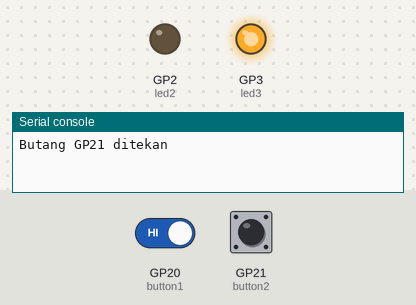
Bench run of a program on a simulated Raspberry Pi Pico running CircuitPython. On the bench: output pins drawn as LEDs (lit = HIGH), the last lines printed to the serial console. The inputs (shaded band) are chosen by the test bench; at power-on: GP21 (button2) LOW, GP20 (button1) HIGH.

Above: at 1.2 s.
1.3 s: GP21 (button2) pulled HIGH for 0.15 s
At 1.37 s:
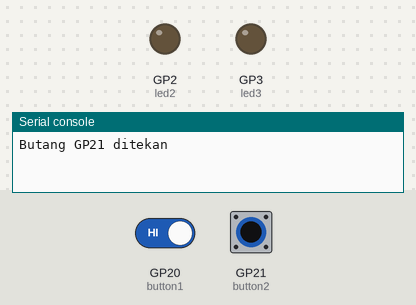
2.9 s: GP21 (button2) pulled HIGH for 3.2 s
At 7.0 s:
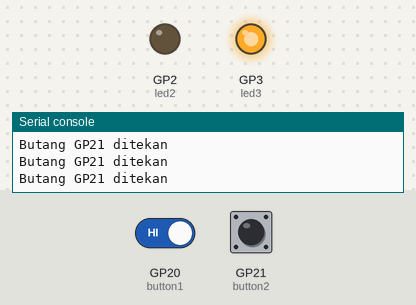
7.6 s: GP20 (button1) driven LOW and GP21 (button2) driven HIGH
At 8.2 s:
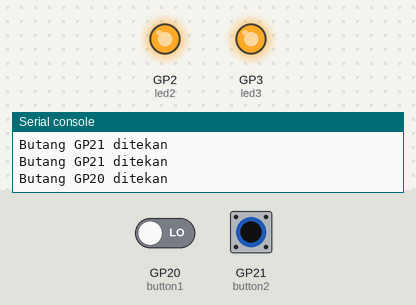
9.1 s: GP20 (button1) driven HIGH
At 9.6 s:
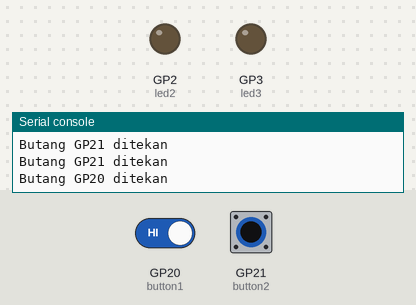
10.6 s: GP20 (button1) driven LOW
At 11.6 s:
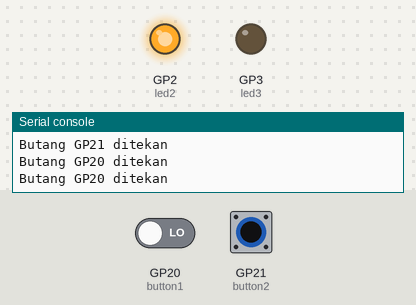
Timing chart, 0 to 13.1 s (numbered marks = the images above; inputs shaded):
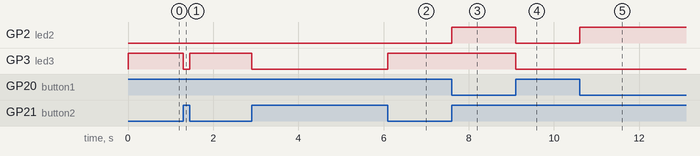

The program:

Episod03_code.py
```python
import time
import board
import digitalio

led2 = digitalio.DigitalInOut(board.GP2)
led2.direction = digitalio.Direction.OUTPUT

led3 = digitalio.DigitalInOut(board.GP3)
led3.direction = digitalio.Direction.OUTPUT

button1 = digitalio.DigitalInOut(board.GP20)
button1.direction = digitalio.Direction.INPUT

button2 = digitalio.DigitalInOut(board.GP21)
button2.direction = digitalio.Direction.INPUT

while True:
    if button1.value == False:
        print("Butang GP20 ditekan")
        led2.value = True
        while button1.value == False:
            continue
    else:
        led2.value = False

    if button2.value == False:
        print("Butang GP21 ditekan")
        led3.value = True
        while button2.value == False:
            continue
    else:
        led3.value = False
```

Measured:
- after the input at 1.3 s, GP3 (led3): HIGH → LOW at once, → HIGH 0.15 s later
- after the input at 2.9 s, GP3 (led3): HIGH → LOW at once, → HIGH 3.2 s later
- after the input at 7.6 s, GP2 (led2): LOW → HIGH at once
- after the input at 9.1 s, GP2 (led2), GP3 (led3): HIGH → LOW at once
- after the input at 10.6 s, GP2 (led2): LOW → HIGH at once
